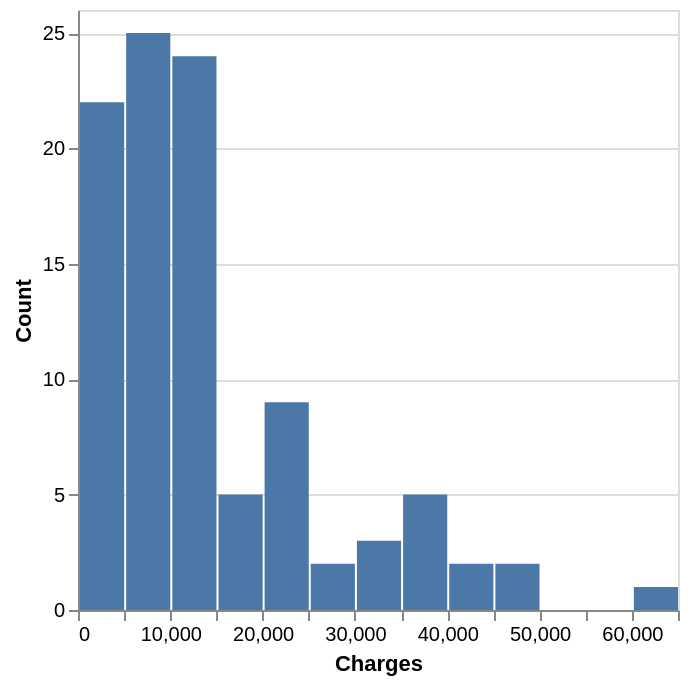

Notebook cell for this chart:
### Code cell
one_sample_dist = alt.Chart(df_one_sample).mark_bar().encode(
    x=alt.X("charges")
        .bin(maxbins=30)
        .title("Charges"),
    y=alt.Y("count()").title("Count"),
)

one_sample_dist

### Figure 1 — Vega specification as saved in the notebook (floating-point values rounded to 4 significant figures)
{"$schema": "https://vega.github.io/schema/vega/v6.json", "data": [{"name": "source_0", "values": [{"__count": 25, "bin_maxbins_30_charges": 5000.0, "bin_maxbins_30_charges_end": 10000.0}, {"__count": 22, "bin_maxbins_30_charges": 0.0, "bin_maxbins_30_charges_end": 5000.0}, {"__count": 3, "bin_maxbins_30_charges": 30000.0, "bin_maxbins_30_charges_end": 35000.0}, {"__count": 24, "bin_maxbins_30_charges": 10000.0, "bin_maxbins_30_charges_end": 15000.0}, {"__count": 5, "bin_maxbins_30_charges": 35000.0, "bin_maxbins_30_charges_end": 40000.0}, {"__count": 2, "bin_maxbins_30_charges": 25000.0, "bin_maxbins_30_charges_end": 30000.0}, {"__count": 9, "bin_maxbins_30_charges": 20000.0, "bin_maxbins_30_charges_end": 25000.0}, {"__count": 2, "bin_maxbins_30_charges": 40000.0, "bin_maxbins_30_charges_end": 45000.0}, {"__count": 1, "bin_maxbins_30_charges": 60000.0, "bin_maxbins_30_charges_end": 65000.0}, {"__count": 5, "bin_maxbins_30_charges": 15000.0, "bin_maxbins_30_charges_end": 20000.0}, {"__count": 2, "bin_maxbins_30_charges": 45000.0, "bin_maxbins_30_charges_end": 50000.0}]}, {"name": "source_0_y_domain___count", "values": [{"min": 1, "max": 25}]}], "signals": [{"name": "bin_maxbins_30_charges_bins", "value": {"fields": ["charges"], "fname": "bin_charges", "start": 0.0, "step": 5000.0, "stop": 65000.0}}], "marks": [{"type": "rect", "name": "marks", "from": {"data": "source_0"}, "encode": {"update": {"y2": {"value": 0, "scale": "y"}, "fill": {"value": "#4c78a8"}, "x": {"field": "bin_maxbins_30_charges_end", "scale": "x", "offset": {"signal": "0.5 + (abs(scale(\"x\", datum[\"bin_maxbins_30_charges_end\"]) - scale(\"x\", datum[\"bin_maxbins_30_charges\"])) < 0.25 ? 0.5 * (0.25 - (abs(scale(\"x\", datum[\"bin_maxbins_30_charges_end\"]) - scale(\"x\", datum[\"bin_maxbins_30_charges\"])))) : -0.5)"}}, "y": {"field": "__count", "scale": "y"}, "x2": {"field": "bin_maxbins_30_charges", "scale": "x", "offset": {"signal": "0.5 + (abs(scale(\"x\", datum[\"bin_maxbins_30_charges_end\"]) - scale(\"x\", datum[\"bin_maxbins_30_charges\"])) < 0.25 ? -0.5 * (0.25 - (abs(scale(\"x\", datum[\"bin_maxbins_30_charges_end\"]) - scale(\"x\", datum[\"bin_maxbins_30_charges\"])))) : 0.5)"}}}}, "style": ["bar"]}], "scales": [{"name": "x", "type": "linear", "domain": {"signal": "[bin_maxbins_30_charges_bins.start, bin_maxbins_30_charges_bins.stop]"}, "range": [0, {"signal": "width"}], "bins": {"signal": "bin_maxbins_30_charges_bins"}, "zero": false}, {"name": "y", "type": "linear", "domain": [{"signal": "(data(\"source_0_y_domain___count\")[0] || {}).min"}, {"signal": "(data(\"source_0_y_domain___count\")[0] || {}).max"}], "range": [{"signal": "height"}, 0], "zero": true, "nice": true}], "axes": [{"scale": "y", "minExtent": 0, "zindex": 0, "labels": false, "gridScale": "x", "maxExtent": 0, "ticks": false, "aria": false, "orient": "left", "grid": true, "domain": false, "tickCount": {"signal": "ceil(height/40)"}}, {"scale": "x", "grid": false, "zindex": 0, "labelFlush": true, "tickCount": {"signal": "ceil(width/10)"}, "orient": "bottom", "labelOverlap": true, "title": "Charges"}, {"scale": "y", "grid": false, "zindex": 0, "title": "Count", "tickCount": {"signal": "ceil(height/40)"}, "orient": "left", "labelOverlap": true}], "padding": 5, "background": "white", "height": 300, "width": 300, "style": "cell"}
